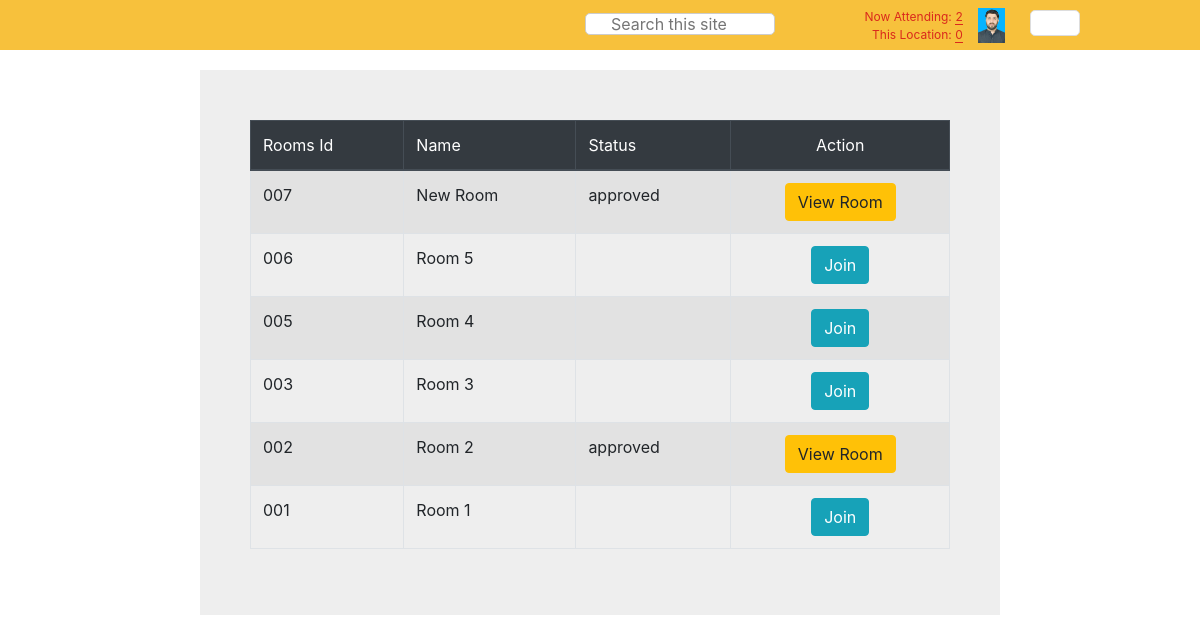
The page /chat/room/list/ (signed in) on the database its author committed.
### common/models.py (models this page shows, shortened)
class UserProfile(models.Model):
    USER_TYPE_USER = 'user'
    USER_TYPE_PAGE_ADMIN = 'page_admin'
    USER_TYPE_OWNER = 'owner'
    USER_TYPE_MEMBER = 'member'
    USER_TYPES = (
        (USER_TYPE_USER, 'user'),
        (USER_TYPE_PAGE_ADMIN, 'page_admin'),
        (USER_TYPE_OWNER, 'owner'),
        (USER_TYPE_MEMBER, 'member'),
    )
    STATUS_ONLINE = 'Online'
    STATUS_OFFLINE = 'Offline'
    STATUS_AWAY = 'Away'
    STATUS_DONT_DISTURB = 'Do not Disturb'
    STATUSES = (
        (STATUS_ONLINE, 'Online'),
        (STATUS_OFFLINE, 'Offline'),
        (STATUS_AWAY, 'Away'),
        (STATUS_DONT_DISTURB, 'Do not Disturb')
    )
    user = models.OneToOneField(User, on_delete=models.CASCADE,
                                related_name='user_profile')
    company_name = models.CharField(max_length=200, null=True, blank=True)
    email = models.CharField(max_length=100, null=True, blank=True)
    date_of_birth = models.DateField(blank=True, null=True)
    profile_name = models.CharField(max_length=256, blank=True, null=True)
    profile_image = models.ImageField(upload_to="customer/profile/", null=True, blank=True)
    is_custom_profile_image = models.BooleanField(default=False)
    phone = models.CharField(max_length=256, blank=True, null=True)
    alternate_phone = models.CharField(max_length=256, blank=True, null=True)
    gender = models.CharField(
        max_length=1, choices=(('m', _('Male')), ('f', _('Female'))),
        blank=True, null=True)
    type = models.CharField(
        max_length=200, choices=USER_TYPES, default=USER_TYPE_USER,
        blank=True, null=True)
    hometown = models.CharField(max_length=256, blank=True, null=True)
    location = models.CharField(max_length=256, blank=True, null=True)
    address = models.CharField(max_length=256, blank=True, null=True)
    status = models.CharField(max_length=100, choices=STATUSES,
                             default=STATUS_ONLINE, blank=True, null=True)
    linked_in = models.URLField(max_length=256, blank=True, null=True)
    google_plus = models.URLField(max_length=256, blank=True, null=True)
    facebook = models.URLField(max_length=256, blank=True, null=True)
    youtube = models.URLField(max_length=256, blank=True, null=True)

class MemberChatRoom(models.Model):
    CHAT_TYPE_REQUESTED = 'requested'
    CHAT_TYPE_APPROVED = 'approved'
    CHAT_TYPE_CANCLE = 'cancel'
    CHAT_TYPES = (
        (CHAT_TYPE_REQUESTED, 'requested'),
        (CHAT_TYPE_APPROVED, 'approved'),
        (CHAT_TYPE_CANCLE, 'cancel'),
    )
    user = models.ForeignKey(User, related_name='user_member_chat_room',
                             on_delete=models.CASCADE)
    room = models.ForeignKey(Room, related_name='room_member_chat_room',
                             max_length=100, on_delete=models.CASCADE,
                             blank=True,null=True
    )
    status = models.CharField(
        max_length=200, choices=CHAT_TYPES, default=CHAT_TYPE_CANCLE,
        blank=True, null=True)

### chat/models.py (models this page shows, shortened)
class Room(models.Model):
    title = models.CharField(max_length=255)
    staff_only = models.BooleanField(default=False)
    def chat_member(self, user_id):
        try:
            return  self.room_member_chat_room.get(
                user__id=user_id)
        except:
            return ''

### chat/views.py (the view)
# urls.py: path('room/list/', views.Rooms.as_view(), name='room'),
class Rooms(TemplateView):
    template_name = 'rooms/chating_room.html'
    def dispatch(self, request, *args, **kwargs):
        if not self.request.user.is_authenticated:
            return HttpResponseRedirect(reverse('user_login'))
        return super(Rooms, self).dispatch(request, *args, **kwargs)
    def get_context_data(self, **kwargs):
        context = super(Rooms, self).get_context_data(**kwargs)
        context.update({
            'total_logged_in_users': get_all_logged_in_users().count(),
            'logged_in_members': get_all_logged_in_users(),
            'rooms': Room.objects.all().order_by('-id')
        })
        return context

### chat/templatetags/utils.py (called while the page is built)
@register.simple_tag
def get_member_chat(room, user_id):
    return room.chat_member(user_id)

### common/views.py (called while the page is built)
def get_all_logged_in_users():
	sessions = Session.objects.filter(expire_date__gte=timezone.now())
	uid_list = []
	for session in sessions:
		data = session.get_decoded()
		uid_list.append(data.get('_auth_user_id', None))
	return User.objects.filter(id__in=uid_list)

### templates/rooms/chating_room.html (shortened to what this page needs)
{% extends "base.html" %}
{% block content %}
    {% load utils %}
<div style="background-color: #eeeeee; padding: 50px; margin-top: 20px">
    <table class="table align-items-center table-striped table-bordered table-hover">
        <thead class="thead-dark">
        <tr>
            <th>Rooms Id</th>
            <th>Name</th>
            <th>Status</th>
            <th class="text-center">Action</th>
        </tr>
        </thead>
        <tbody>
        {% for room in rooms %}
            {% get_member_chat  room=room user_id=request.user.id as member_chat %}
            <tr>
                <td>{{room.id|stringformat:"03d"}}</td>
                <td>{{room.title|title}}</td>
                <td>{{ member_chat.status }}</td>
                <td class="text-center">
                    {% if member_chat and member_chat.status == 'approved' %}
                        <a class="btn btn-warning" href="{% url 'chat:room_detail' pk=room.id %}">View Room</a>
                    {% elif member_chat and member_chat.status == 'requested' %}
                        <a class="btn btn-primary" href="#">Requested</a>
                    {% else %}
                        <a class="btn btn-info" href="{% url 'chat:room_request' room_id=room.id user_id=user.id %}">Join</a>
                    {% endif %}
                </td>
            </tr>
        {% endfor %}
        </tbody>
</table>
</div>
{% endblock %}

### templates/base.html (shortened to what this page needs)
<!DOCTYPE html>
{% load staticfiles %}
<html>
<head>
	<link rel="stylesheet" href="{% static "css/style.css" %}" type="text/css" media="screen" />
	<link rel="stylesheet" href="{% static "css/ui-redesign.css" %}" type="text/css" />
    <link rel="stylesheet" href="{% static "css/bootstrap.min.css" %}" type="text/css" media="screen" />
    <link href="//netdna.bootstrapcdn.com/bootstrap/3.0.0/css/bootstrap-glyphicons.css" rel="stylesheet">
	<link rel="stylesheet" href="https://stackpath.bootstrapcdn.com/font-awesome/4.7.0/css/font-awesome.min.css" type="text/css" media="screen" />
</head>
<body>
    <div id="header-bar"><div>
    <div id="header" style="background: #f7c13c;">
        <div id="header-container">
        {% if request.user.is_authenticated %}
            <div id="header-controls" style="color:#666">
                <ul>
                    <li class="search-box">
                        <input id="search-keyword" class="round" placeholder="Search this site">
                        <a href="javascript:;" class="main-icon search" id="search-btn" tooltip="Click to Search"></a>
                    </li>
                    <li id="user-info">
    <div class="header-user">
        <div class="left onlineUser-num display-inline-table hide" id="online-counter" style="display: block;">
            <div class="display-table-row" style="cursor: pointer" data-toggle="modal" data-target="#attendingMembers"><div class="online-user-type display-table-cell">Now Attending</div><div class="display-table-cell">:&nbsp;</div><div class="display-table-cell"><a class="total-onlineUser num-tip" href="javascript:;">{{ total_logged_in_users|default:0 }}</a></div></div>
            <div class="display-table-row" style="cursor: pointer" data-toggle="modal" data-target="#thisLocation"><div class="online-user-type display-table-cell">This Location</div><div class="display-table-cell">:&nbsp;</div><div class="display-table-cell"><a class="current-onlineUser num-tip" href="javascript:;">{{ current_location_attending|default:0 }}</a></div></div>
        </div>
        <div id="user-info-avatar" class="user-info-avatar right">
            <img src="{% if request.user.user_profile.profile_image %}{{ request.user.user_profile.profile_image.url }}{% else %}https://cdn-akamai.6connex.com//user/2020/2/26/1585243263157_Andre.jpg{% endif %}">
        </div>
    </div>
</li>
                    <li id="settings">
                        <div class="set-btn btn relative">
                            <div class="gear-icon"></div>
                        </div>
                    </li>
                </ul>
            </div>
        {% endif %}
        </div>
    </div>
</div>
    </div>
	<section>
		{% block content %}
		{% endblock %}
	</section>
</body>
</html>

### app_static/css/style.css (style rules this page uses)
html, body, div, span, applet, object, iframe, h1, h2, h3, h4, h5, h6, p, blockquote, pre, a, abbr, acronym, address, big, cite, code, del, dfn, em, img, ins, kbd, q, s, samp, small, strike, strong, sub, sup, tt, var, b, u, i, center, dl, dt, dd, ol, ul, li, fieldset, form, label, legend, table, caption, tbody, tfoot, thead, tr, th, td, article, aside, canvas, details, embed, figure, figcaption, footer, header, hgroup, menu, nav, output, ruby, section, summary, time, mark, audio, video { margin: 0; padding: 0; border: 0; font-size: 100%; font: inherit; vertical-align: baseline; }
article, aside, details, figcaption, figure, footer, header, hgroup, menu, nav, section { display: block; }
body { line-height: 1; font-family: sans-serif; }
ol, ul { list-style: none; }
table { border-collapse: collapse; border-spacing: 0; }
section { width: 800px; margin: 0 auto; }

### rows shown on the page
Room: id "007", title "New Room", shows "View Room"
MemberChatRoom: status "approved"
Room: id "006", title "Room 5", shows "Join"
Room: id "005", title "Room 4", shows "Join"
Room: id "003", title "Room 3", shows "Join"
Room: id "002", title "Room 2", shows "View Room"
MemberChatRoom: status "approved"
Room: id "001", title "Room 1", shows "Join"

### other values the page prints
{{ total_logged_in_users|default:0 }} "2"
{{ current_location_attending|default:0 }} "0"
